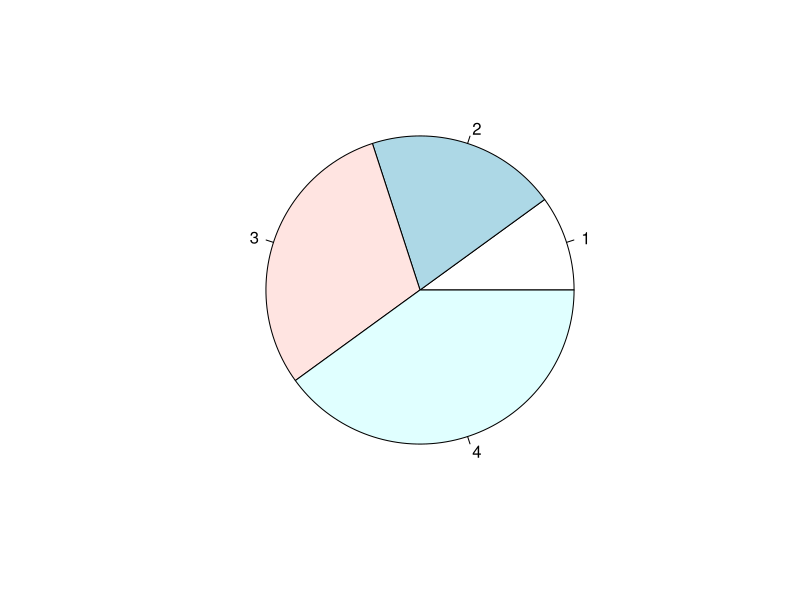

Generate this figure with R:
## ---- chunk 1
my_function <- function() { # create a function with the name my_function
  print("Hello World!")
}

my_function
## ---- chunk 2
# Create a vector of pies
x <- c(10,20,30,40)

# Display the pie chart
pie(x)
## ---- chunk 3
# A simple R program
# to find data type of an object
 
# Logical
print(class(TRUE))
 
# Integer
print(class(3L))
 
# Numeric
print(class(10.5))
 
# Complex
print(class(1+2i))
 
# Character
print(class("12-04-2020"))
